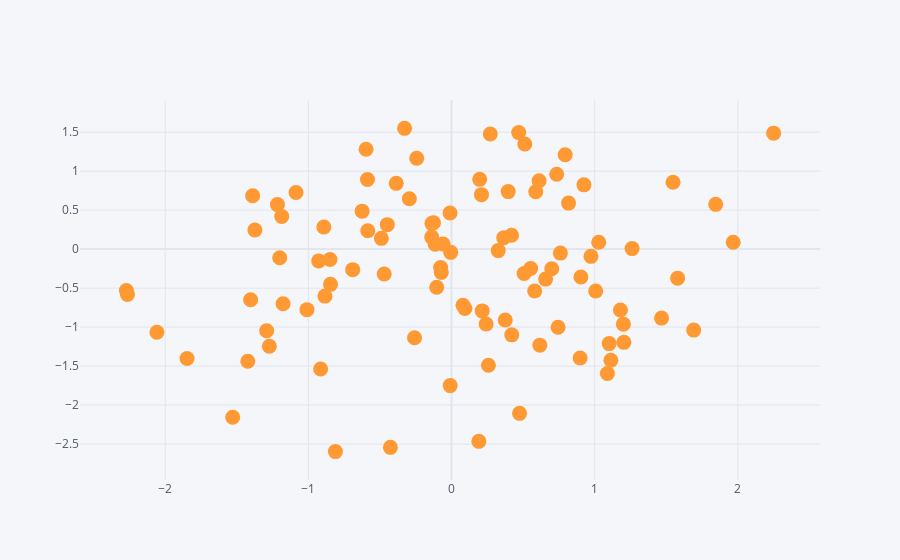

The notebook cell this image was saved under:
### Code cell
df.iplot(kind='scatter', x='A', y='B', mode='markers', size=15)
